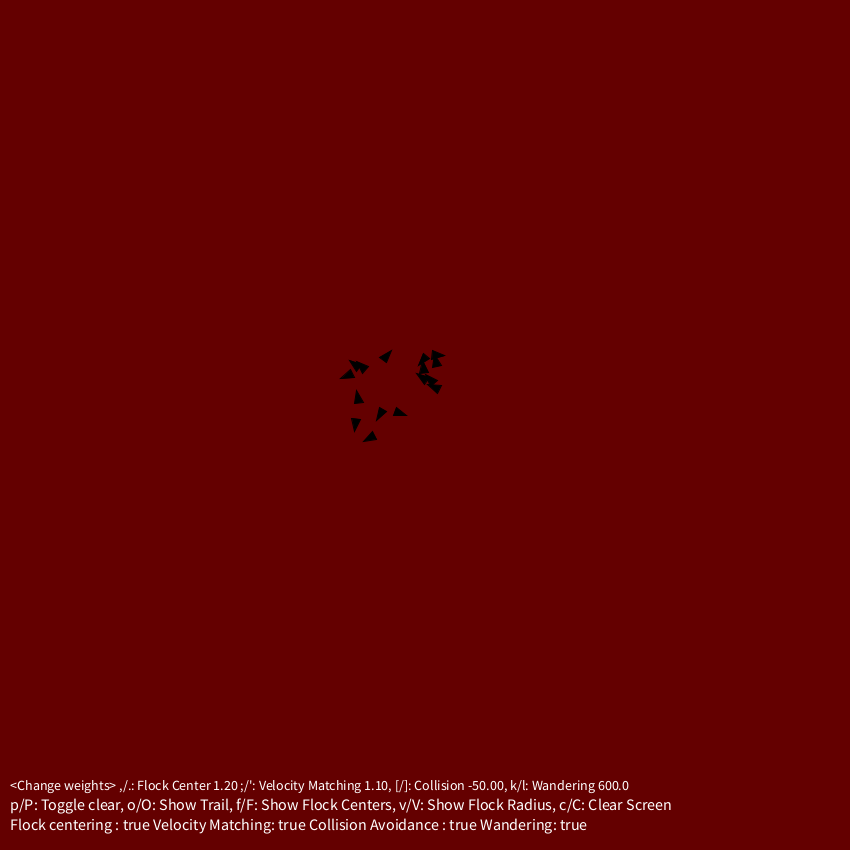
Frame 1 (no input)
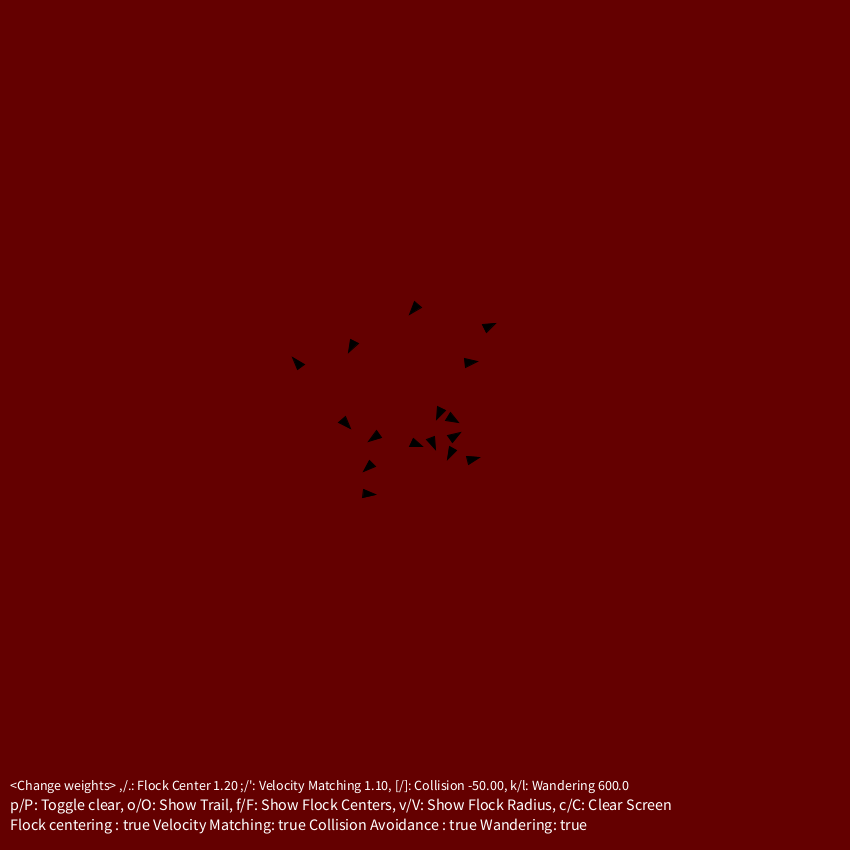
Frame 60 (the mouse pressed at the canvas centre just before this capture)
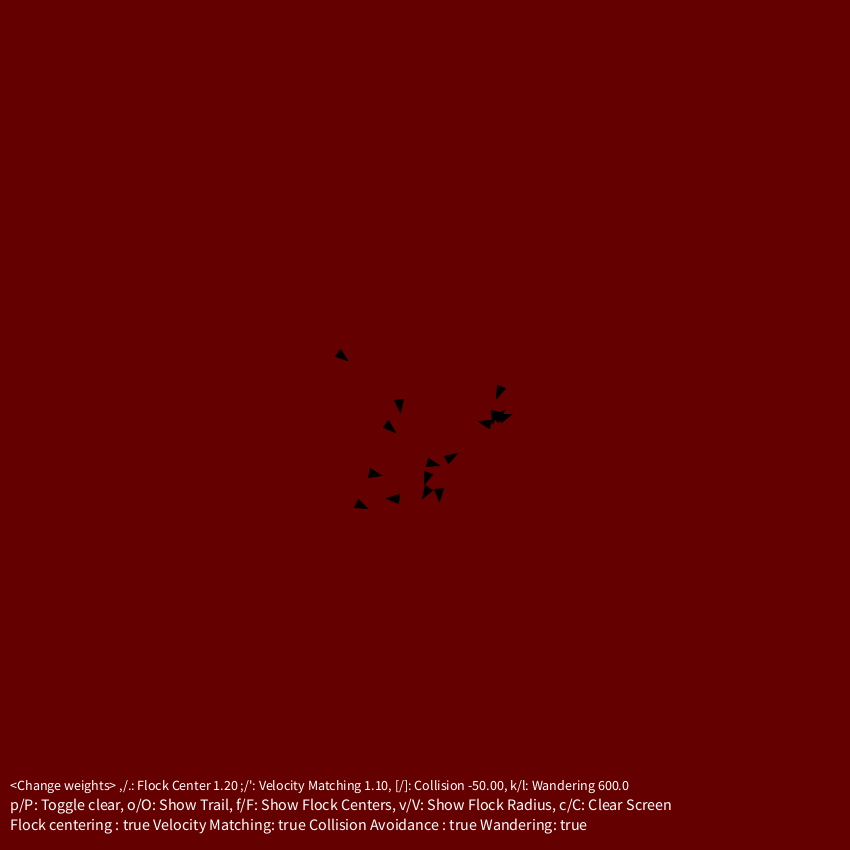
Frame 120 (the mouse held since frame 60 and released just before this capture)

The Processing sketch that drew these frames (run headless with seeded random() and noise(); from frame 60 on, the mouse is pressed at the canvas centre):

// Processing sketch: main
// ── main.pde
Flock f;
float prevTime = 0f,curTime;
float dir = 1f;
float wRadG = 1.2f;float wVm = 1.1f;
float wfc = -50.f; float MAX_WANDER = 600.0f;

boolean showRadii = false;
boolean showCenters = false;
boolean attraction = true;
boolean showPath = false;
boolean fCenter = true;
boolean fCollision = true;
boolean fVelocity = true;
boolean fWandering = true;
boolean clearScreen = true;
boolean simulate = true;

int len = 16;
void setup()
{
   size(850,850);
   f = new Flock();
}

void draw()
{
  curTime = millis();
  if(simulate)
  {
    if(clearScreen)background(100,0,0);
    f.update();
    f.drawFlock();
    footer();
  }
  prevTime = curTime;
  
}

void footer(){
  textSize(16);
  fill(255,255,255);
  String instructions1 = "<Change weights> ,/.: Flock Center "+String.format("%.2f", wRadG)+" ;/': Velocity Matching "+String.format("%.2f", wVm)+", [/]: Collision "+String.format("%.2f", wfc)+", k/l: Wandering "+MAX_WANDER;
  String instructions2 = "p/P: Toggle clear, o/O: Show Trail, f/F: Show Flock Centers, v/V: Show Flock Radius, c/C: Clear Screen";
  String footerText = "Flock centering : "+fCenter+" Velocity Matching: "+fVelocity+" Collision Avoidance : "+fCollision+" Wandering: "+fWandering;
  textSize(14);
  text(instructions1, 10, 790);
  textSize(16);
  text(instructions2, 10, 810);
  text(footerText, 10, 830);
}

// ── Creature.pde
class Creature{
  PVector position = new PVector();
  PVector velocity = new PVector();
  PVector totalForce = new PVector();
  PVector oldPos[] = new PVector[50]; int o_index; float oldUpdateTime = 0;
  PVector boidColor = new PVector(random(255),random(255),random(255));
  float mass;
  float size = 10f;
  float MAX_SPEED = 100f,MIN_SPEED = 50f;
  
  Creature(){
    float randX = -50+random(100); float randY = -50+random(100);
    position.set(400+randX,400+randY,0);
    velocity.set(1,0,0);
    totalForce.set(0,0,0);
    for(int o_index = 0; o_index< 50; o_index++)
      oldPos[o_index] = new PVector(position.x,position.y,position.z);
    o_index = o_index%50;
    mass = 1.0f;
  }
  
  void drawCreature()
  {
    //Draw a triangle
    fill(0,0,0); stroke(0,0,0);
    //ellipse(position.x,position.y,5,5);
    PVector orientation = velocity.copy().normalize();
    PVector e1 = PVector.add(position,PVector.mult(orientation,size));
    PVector e2 = PVector.add(position,(PVector.mult(orientation,size/2)).rotate(TWO_PI/3));
    PVector e3 = PVector.add(position,(PVector.mult(orientation,size/2)).rotate(2*TWO_PI/3));
    triangle(e1.x,e1.y,e2.x,e2.y,e3.x,e3.y);
    if(showPath){ 
      for(int i = o_index; i != ((50+o_index-1)%50) ;){
        fill(boidColor.x,boidColor.y,boidColor.z); stroke(boidColor.x,boidColor.y,boidColor.z);
        line(oldPos[i].x,oldPos[i].y,oldPos[(i+1)%50].x,oldPos[(i+1)%50].y);
        i = (i+1)%50;
      }
    }
  }
  
  void update()
  {
    float deltaT =(curTime - prevTime)/1000; 
    //float deltaT =0.1; 
    PVector a = PVector.mult(totalForce,1/mass);
    PVector newVelocity = PVector.add(velocity,PVector.mult(a,deltaT));
    if(newVelocity.mag() > MAX_SPEED) newVelocity = newVelocity.mult(MAX_SPEED/newVelocity.mag());
    if(newVelocity.mag() < MIN_SPEED) newVelocity = newVelocity.mult(MIN_SPEED/newVelocity.mag());
    PVector p_ = PVector.mult(PVector.mult(PVector.add(newVelocity,velocity),0.5),deltaT);
    PVector tempPos = PVector.add(position,p_);
    if(tempPos.x > width || tempPos.x < 0){  p_.x = -p_.x; newVelocity.x = -newVelocity.x; }
    if(tempPos.y > height || tempPos.y < 0){  p_.y = -p_.y; newVelocity.y = -newVelocity.y; }
    if((curTime - oldUpdateTime) > 100)
    {
      oldPos[o_index] = position.copy();
      oldUpdateTime = curTime;
      o_index = (o_index+1)%50;
    }
    position.add(p_);
    velocity = newVelocity;
  }
  
  void addForce(PVector f){ totalForce.add(f);}
  
  void clearForce()  {totalForce.set(0,0,0);}
}

// ── Flock.pde
class Flock{
  int MAX_SIZE=100;
  Creature[] creatures = new Creature[MAX_SIZE];
  float dist[][] = new float[MAX_SIZE][MAX_SIZE];
  float fcRadius = 150; float fvRadius = 150;
  float faRadius = 10; float REPULSION = -1000f;
  
  float CHASE_DISTANCE = 50f;
            
  Flock()
  {
    for (int i = 0 ; i < MAX_SIZE; i++) creatures[i] = new Creature();
  }
  void update()
  {
    //update every creature
    for (int i = 0 ; i < len; i++)
    {  
      creatures[i].clearForce();
      if(fWandering)creatures[i].addForce(wandering());
    }
    updateDistances();
    if(mousePressed)if(attraction) attract(); else repel();
    if(fCenter)flockCentering();
    if(fVelocity)velocityMatching();
    if(fCollision)collisionAvoidance();
    for (int i = 0 ; i < len; i++)
      creatures[i].update();
    dir = dir * -1;
  }
  void drawFlock()
  {
    //draw every creature
    for (int i = 0 ; i < len; i++)
    { 
      if(showRadii){drawRadii(creatures[i].position);}
      creatures[i].drawCreature();
    }
  }
  void drawRadii(PVector pos)
  {
    noFill();stroke(0,200,0);
    ellipse(pos.x,pos.y,fcRadius,fcRadius);
    noFill();stroke(0,0,200);
    ellipse(pos.x,pos.y,faRadius,faRadius);
  }
  void updateDistances()
  {
    for (int i = 0; i< len; i++)
    {
      for (int j = i+1; j<len; j++)
      {
        dist[i][j] = creatures[i].position.dist(creatures[j].position);
        dist[j][i] = dist[i][j];
      }
    }
  }
  void flockCentering()
  {
    float wRad = wRadG;
    for (int i = 0; i< len; i++)
    {
      float n = 0;
      PVector centroid = new PVector(0,0,0);
      
      for (int j = 0; j<len; j++)
      {
        if(i == j) continue;
        if(dist[i][j]<fcRadius){
          n += fcRadius/dist[i][j];
          PVector p = PVector.sub(creatures[j].position,creatures[i].position);
          centroid.add(p.mult(fcRadius/dist[i][j]));  
        }
      }
      if(n>0)centroid.mult(1./n);
      if(showCenters){
      fill(0,0,255);ellipse(creatures[i].position.x+centroid.x,creatures[i].position.y+centroid.y,5,5);}
      creatures[i].addForce(PVector.mult(centroid,wRad));
    }
  }
  void attract()
  {
    float wRad = wRadG/2;
    for (int i = 0; i< len; i++)
    {
      PVector centroid = new PVector(mouseX-creatures[i].position.x,mouseY-creatures[i].position.y,0);
      creatures[i].addForce(PVector.mult(centroid,wRad));
    }
  }
  void velocityMatching()
  {
    for (int i = 0; i< len; i++)
    {
      float n = 0;
      PVector vDiff = new PVector(0,0,0);
        for (int j = 0; j<len; j++)
        {
          if(i == j) continue;
          if(dist[i][j]<fvRadius){
            n += fvRadius/dist[i][j];
            PVector p = PVector.sub(creatures[j].position,creatures[i].position);
            vDiff.add(p.mult(fvRadius/dist[i][j]));  
          }
        }
      
      if(n>0)vDiff.mult(1./n);
      creatures[i].addForce(vDiff.mult(wVm));
    }
  }
  void collisionAvoidance()
  {
    for(int i = 0; i < len; i++)
    {  
      for(int j = 0; j< len; j++)
      {
        if(i == j) continue;
        //use the orientation to form a semi-circle to check against
        if(dist[i][j] < faRadius){
          PVector p = PVector.sub(creatures[j].position, creatures[i].position);
          if(PVector.dot(creatures[i].velocity,p)>0){
            creatures[i].addForce(PVector.mult(p,wfc));
          }
        }
      }
      if(mousePressed && !attraction){
        PVector mousePos = new PVector(mouseX,mouseY,0f);
        PVector p = PVector.sub(mousePos,creatures[i].position);
        if(showCenters){noFill();  ellipse(mousePos.x,mousePos.y,2*CHASE_DISTANCE,2*CHASE_DISTANCE);}
        if(p.mag() < CHASE_DISTANCE)
        {
          creatures[i].addForce(PVector.mult(p,REPULSION));
        }
      }
    }
  }
  void repel()
  {
    for(int i = 0; i < len; i++)
    {  
      PVector mousePos = new PVector(mouseX,mouseY,0f);
      PVector p = PVector.sub(mousePos,creatures[i].position);
      if(showCenters){noFill();  ellipse(mousePos.x,mousePos.y,2*CHASE_DISTANCE,2*CHASE_DISTANCE);}
      if(p.mag() < CHASE_DISTANCE)
      {
        creatures[i].addForce(PVector.mult(p,REPULSION));
      }
    }
  }
  PVector wandering()
  {
    //float ranX = dir*10;
    //float ranY = dir*10;
    float ranX = -MAX_WANDER/2+random(MAX_WANDER);
    float ranY = -MAX_WANDER/2+random(MAX_WANDER);
    PVector wanderForce = new PVector(ranX,ranY,0);
    return wanderForce;
  }
  
  void randomize()
  {
    for(int i = 0; i < len; i++)
    {
      int x = 10+int(random(width-10));
      int y = 10+int(random(height-10));
      creatures[i].position.set(x,y,0);
    }
  }
  
}

// ── input.pde
void keyPressed()
{
  if(key == 'v' || key == 'V')    showRadii = !showRadii;
  if(key == 'f' || key == 'F')    showCenters = !showCenters;
  if(key == 'a' || key == 'A')    attraction = true;
  if(key == 'r' || key == 'R')    attraction = false;
  if(key == 'p' || key == 'P')    clearScreen = !clearScreen;
  if(key == 'o' || key == 'O')    showPath = !showPath;
  if(key == 'c' || key == 'C')    background(100,0,0);
  if(key == 's' || key == 'S')    f.randomize();
  if(key == '.' )    wRadG += 0.1f;
  if(key == ',' )    wRadG -= 0.1f;
  if(key == ']')    wfc += 1f;
  if(key == '[' )    wfc -= 1f;
  if(key == '\'' )    wVm += 0.1f;
  if(key == ';' )    wVm -= 0.1f;
  if(key == 'l' )    MAX_WANDER += 1f;
  if(key == 'k' )    MAX_WANDER -= 1f;
  if(key == '1' )    fCenter = !fCenter;
  if(key == '2' )    fVelocity = !fVelocity;
  if(key == '3' )    fCollision = !fCollision;
  if(key == '4' )    fWandering = !fWandering;
  if(key == '+' || key == '=')    len= min(len+1,100);
  if(key == '-')    len = max(len-1,0);
  if(key == ' ')    simulate = !simulate;
}
void mousePressed()
{
  float w = float(mouseX)/width;
  float h = float(mouseY)/height;
}
